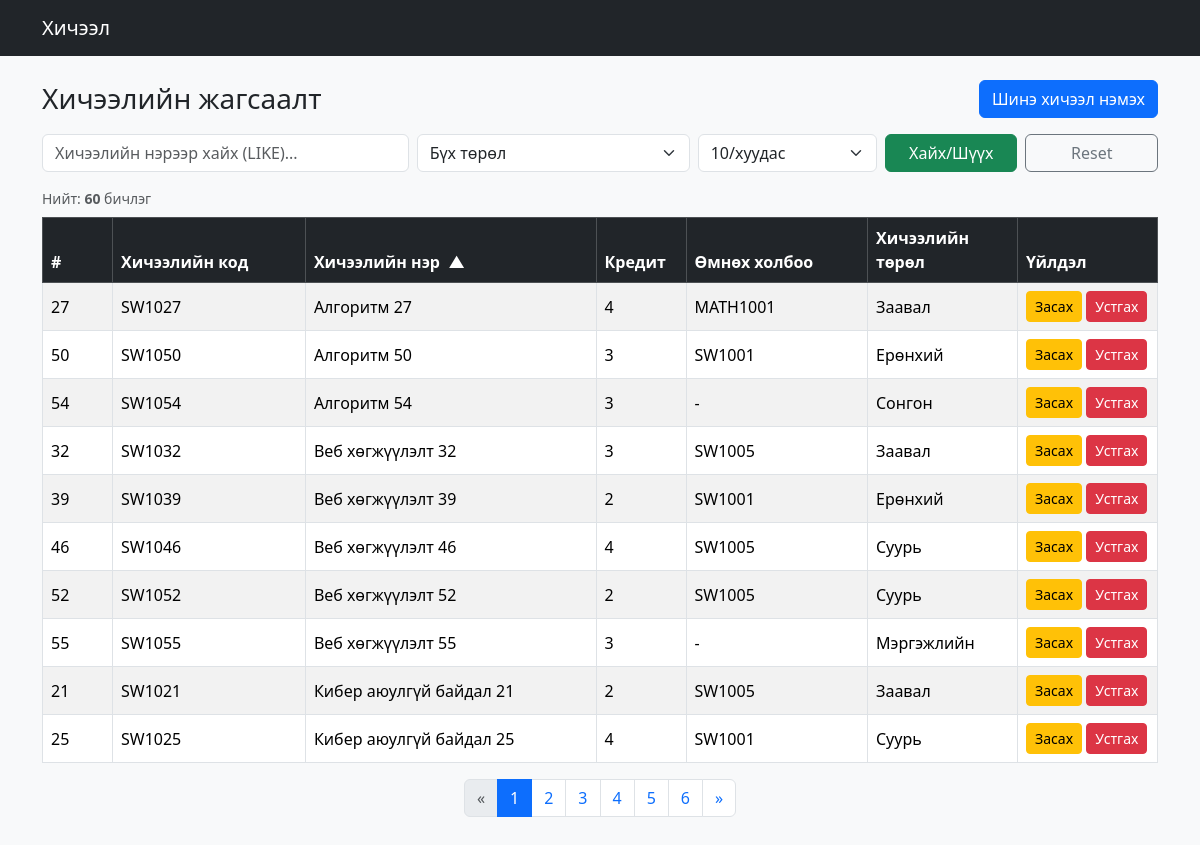
Page /hiceel on the committed database.
### tables this page shows
CREATE TABLE hicheel (
        id INTEGER PRIMARY KEY AUTOINCREMENT,
        code TEXT NOT NULL UNIQUE,
        ner TEXT NOT NULL,
        credit INTEGER NOT NULL,
        umnuh_holboo TEXT,
        turul TEXT NOT NULL
    );

### app.py (the view)
@app.get("/hiceel")
def hiceel_list():
    page = request.args.get("page", 1, type=int)
    per_page = request.args.get("per_page", 10, type=int)
    q = request.args.get("q", "", type=str).strip()
    turul = request.args.get("turul", "", type=str).strip()
    sort = request.args.get("sort", "ner", type=str).strip()
    order = request.args.get("order", "asc", type=str).strip().lower()
    rows, total = Hicheel.getRecords(
        page=page, per_page=per_page, q=q, turul=turul, sort=sort, order=order
    )
    total_pages = (total + per_page - 1) // per_page
    return render_template(
        "hiceel_list.html",
        rows=rows,
        total=total,
        page=page,
        per_page=per_page,
        total_pages=total_pages,
        q=q,
        turul=turul,
        sort=sort,
        order=order,
        turul_list=TURUL_LIST
    )

### models.py (called while the page is built)
def get_conn():
    con = sqlite3.connect(DB_NAME)
    con.row_factory = sqlite3.Row
    return con

### templates/hiceel_list.html (shortened to what this page needs)
{% extends "layout.html" %}
{% set next_order = 'desc' if order=='asc' else 'asc' %}
{% set base_qs = 'per_page=' ~ per_page ~ '&q=' ~ (q|urlencode) ~ '&turul=' ~ (turul|urlencode) %}
{% block content %}
<div class="d-flex justify-content-between align-items-center mb-3">
  <h3 class="m-0">Хичээлийн жагсаалт</h3>
  <a class="btn btn-primary" href="{{ url_for('hiceel_add') }}">Шинэ хичээл нэмэх</a>
</div>
<form class="row g-2 mb-3" method="get" action="{{ url_for('hiceel_list') }}">
  <div class="col-md-4">
    <input class="form-control" name="q" value="{{ q }}" placeholder="Хичээлийн нэрээр хайх (LIKE)...">
  </div>
  <div class="col-md-3">
    <select class="form-select" name="turul">
      <option value="">Бүх төрөл</option>
    </select>
  </div>
  <div class="col-md-2">
    <select class="form-select" name="per_page">
      {% for n in [5,10,15,20,30] %}
        <option value="{{ n }}" {{ 'selected' if per_page==n else '' }}>{{ n }}/хуудас</option>
      {% endfor %}
    </select>
  </div>
  <div class="col-md-3 d-flex gap-2">
    <button class="btn btn-success w-100" type="submit">Хайх/Шүүх</button>
    <a class="btn btn-outline-secondary w-100" href="{{ url_for('hiceel_list') }}">Reset</a>
  </div>
</form>
<div class="small text-muted mb-2">Нийт: <b>{{ total }}</b> бичлэг</div>
<table class="table table-bordered table-striped bg-white align-middle">
  <thead class="table-dark">
    <tr>
      <th style="width:70px;">
        <a class="text-white text-decoration-none"
           href="{{ url_for('hiceel_list') }}?{{ base_qs }}&sort=id&order={{ next_order }}&page=1">#</a>
      </th>
      <th>
        <a class="text-white text-decoration-none"
           href="{{ url_for('hiceel_list') }}?{{ base_qs }}&sort=code&order={{ next_order }}&page=1">Хичээлийн код</a>
      </th>
      <th>
        <a class="text-white text-decoration-none"
           href="{{ url_for('hiceel_list') }}?{{ base_qs }}&sort=ner&order={{ next_order }}&page=1">Хичээлийн нэр</a>
        {% if sort=='ner' %}<span class="ms-1">{{ '▲' if order=='asc' else '▼' }}</span>{% endif %}
      </th>
      <th style="width:90px;">
        <a class="text-white text-decoration-none"
           href="{{ url_for('hiceel_list') }}?{{ base_qs }}&sort=credit&order={{ next_order }}&page=1">Кредит</a>
      </th>
      <th>Өмнөх холбоо</th>
      <th style="width:150px;">
        <a class="text-white text-decoration-none"
           href="{{ url_for('hiceel_list') }}?{{ base_qs }}&sort=turul&order={{ next_order }}&page=1">Хичээлийн төрөл</a>
      </th>
      <th style="width:140px;">Үйлдэл</th>
    </tr>
  </thead>
  <tbody>
    {% for r in rows %}
    <tr>
      <td>{{ r.id }}</td>
      <td>{{ r.code }}</td>
      <td>{{ r.ner }}</td>
      <td>{{ r.credit }}</td>
      <td>{{ r.umnuh_holboo or '-' }}</td>
      <td>{{ r.turul }}</td>
      <td>
        <a class="btn btn-sm btn-warning" href="{{ url_for('hiceel_edit', id=r.id) }}">Засах</a>
        <a class="btn btn-sm btn-danger" href="{{ url_for('hiceel_delete', id=r.id) }}"
           onclick="return confirm('Устгах уу?')">Устгах</a>
      </td>
    </tr>
    {% else %}
    <tr><td colspan="7" class="text-center text-muted">Мэдээлэл алга</td></tr>
    {% endfor %}
  </tbody>
</table>
<nav aria-label="Pagination">
  <ul class="pagination justify-content-center">
    <li class="page-item {{ 'disabled' if page<=1 else '' }}">
      <a class="page-link"
         href="{{ url_for('hiceel_list') }}?{{ base_qs }}&sort={{ sort }}&order={{ order }}&page={{ page-1 }}">&laquo;</a>
    </li>
    {% for p in range(1, total_pages+1) %}
      <li class="page-item {{ 'active' if p==page else '' }}">
        <a class="page-link"
           href="{{ url_for('hiceel_list') }}?{{ base_qs }}&sort={{ sort }}&order={{ order }}&page={{ p }}">{{ p }}</a>
      </li>
    {% endfor %}
    <li class="page-item {{ 'disabled' if page>=total_pages else '' }}">
      <a class="page-link"
         href="{{ url_for('hiceel_list') }}?{{ base_qs }}&sort={{ sort }}&order={{ order }}&page={{ page+1 }}">&raquo;</a>
    </li>
  </ul>
</nav>
{% endblock %}

### templates/layout.html (shortened to what this page needs)
<!doctype html>
<html lang="mn">
<head>
  <link href="https://cdn.jsdelivr.net/npm/bootstrap@5.3.3/dist/css/bootstrap.min.css" rel="stylesheet">
</head>
<body class="bg-light">
<nav class="navbar navbar-dark bg-dark">
  <div class="container">
    <a class="navbar-brand" href="{{ url_for('hiceel_list') }}">Хичээл</a>
  </div>
</nav>
<div class="container py-4">
  {% block content %}{% endblock %}
</div>
</body>
</html>

### rows in the picture
hicheel: id "27", code "SW1027", ner "Алгоритм 27", credit "4", umnuh_holboo "MATH1001", turul "Заавал"
hicheel: id "50", code "SW1050", ner "Алгоритм 50", credit "3", umnuh_holboo "SW1001", turul "Ерөнхий"
hicheel: id "54", code "SW1054", ner "Алгоритм 54", credit "3", umnuh_holboo "-", turul "Сонгон"
hicheel: id "32", code "SW1032", ner "Веб хөгжүүлэлт 32", credit "3", umnuh_holboo "SW1005", turul "Заавал"
hicheel: id "39", code "SW1039", ner "Веб хөгжүүлэлт 39", credit "2", umnuh_holboo "SW1001", turul "Ерөнхий"
hicheel: id "46", code "SW1046", ner "Веб хөгжүүлэлт 46", credit "4", umnuh_holboo "SW1005", turul "Суурь"
hicheel: id "52", code "SW1052", ner "Веб хөгжүүлэлт 52", credit "2", umnuh_holboo "SW1005", turul "Суурь"
hicheel: id "55", code "SW1055", ner "Веб хөгжүүлэлт 55", credit "3", umnuh_holboo "-", turul "Мэргэжлийн"
hicheel: id "21", code "SW1021", ner "Кибер аюулгүй байдал 21", credit "2", umnuh_holboo "SW1005", turul "Заавал"
hicheel: id "25", code "SW1025", ner "Кибер аюулгүй байдал 25", credit "4", umnuh_holboo "SW1001", turul "Суурь"

### other values in the picture
{{ total }} "60"
{{ '▲' if order=='asc' else '▼' }} "▲"
{{ p }} "1" "2" "3" "4" "5" "6"
form field per_page "10/хуудас"
